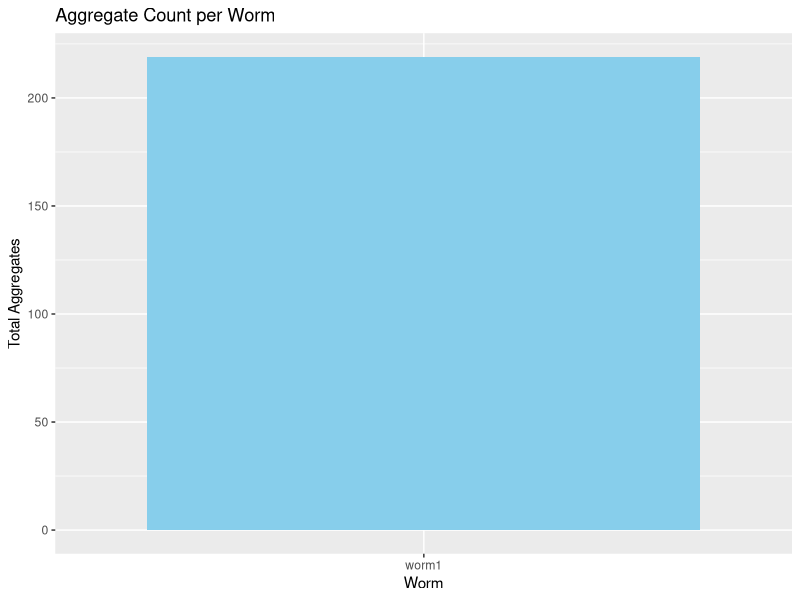
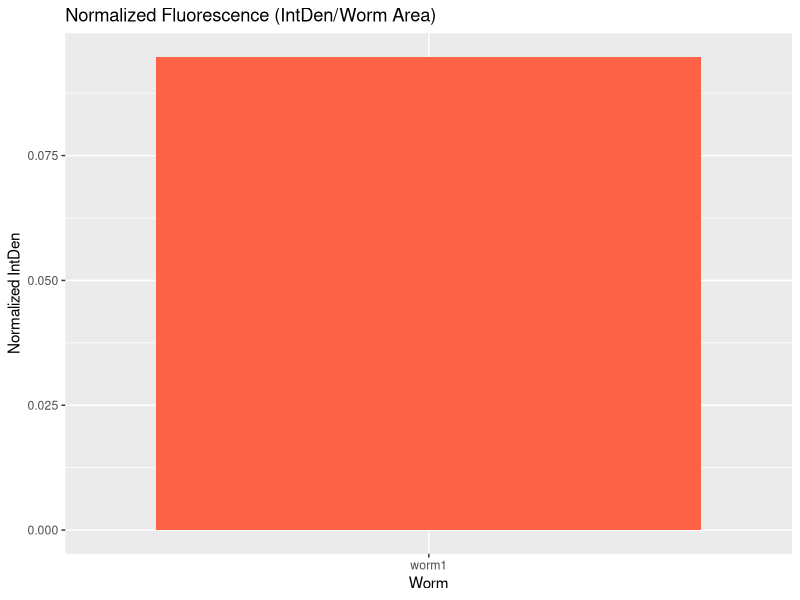
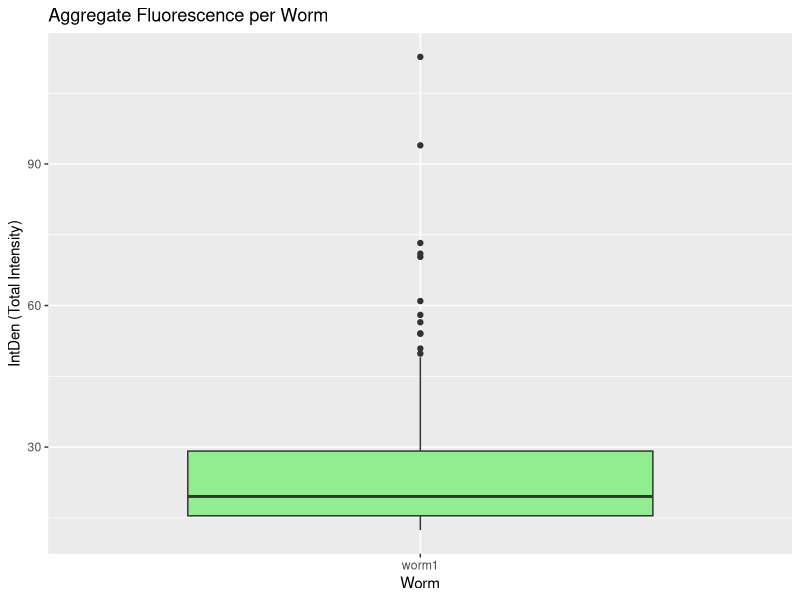

Source code (R) for these figures, in order:
## ---- chunk 1
library(readr)
agg_data <- read_csv("data/practice/Results.R.csv")
## ---- chunk 2
library(tidyverse)
## ---- chunk 3
agg_summary <- agg_data %>%
  group_by(Worm) %>%
  summarise(
    total_aggregates = n(),
    total_IntDen = sum(IntDen, na.rm = TRUE),
    mean_IntDen = mean(IntDen, na.rm = TRUE),
    mean_aggregate_area = mean(Area, na.rm = TRUE),
    worm_area = unique(total_worm_area),
    norm_IntDen = sum(IntDen, na.rm = TRUE) / unique(total_worm_area)
  )

## ---- chunk 4
ggplot(agg_summary, aes(x = Worm, y = total_aggregates)) +
  geom_col(fill = "skyblue") +
  labs(title = "Aggregate Count per Worm", y = "Total Aggregates")

## ---- chunk 5
ggplot(agg_summary, aes(x = Worm, y = norm_IntDen)) +
  geom_col(fill = "tomato") +
  labs(title = "Normalized Fluorescence (IntDen/Worm Area)", y = "Normalized IntDen")

## ---- chunk 6
ggplot(agg_data, aes(x = Worm, y = IntDen)) +
  geom_boxplot(fill = "lightgreen") +
  labs(title = "Aggregate Fluorescence per Worm", y = "IntDen (Total Intensity)")

